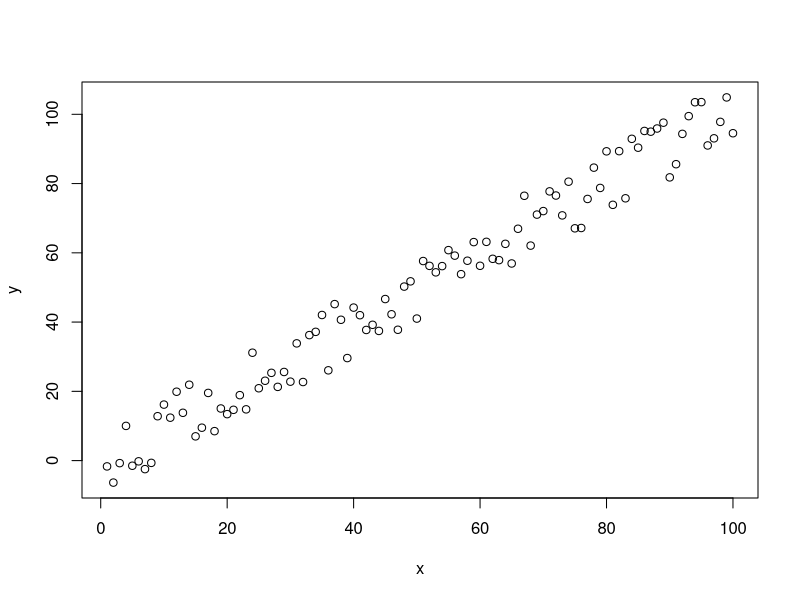
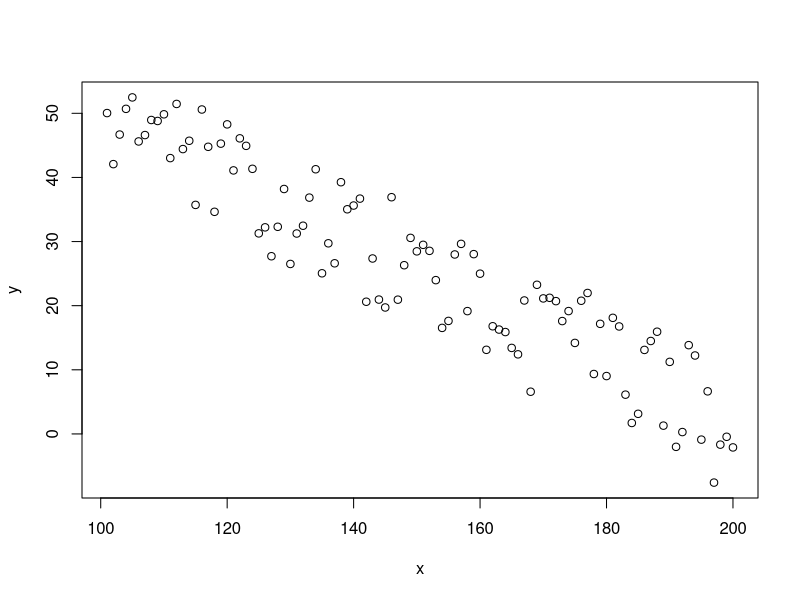
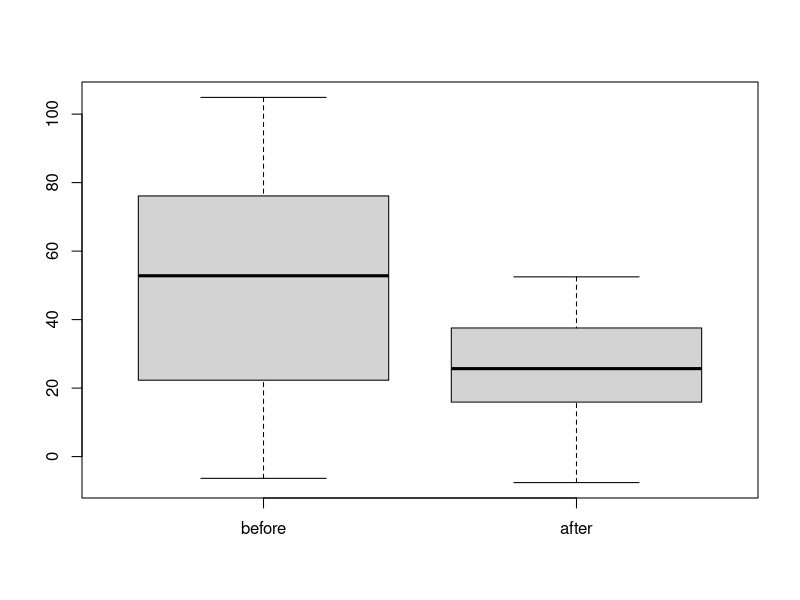
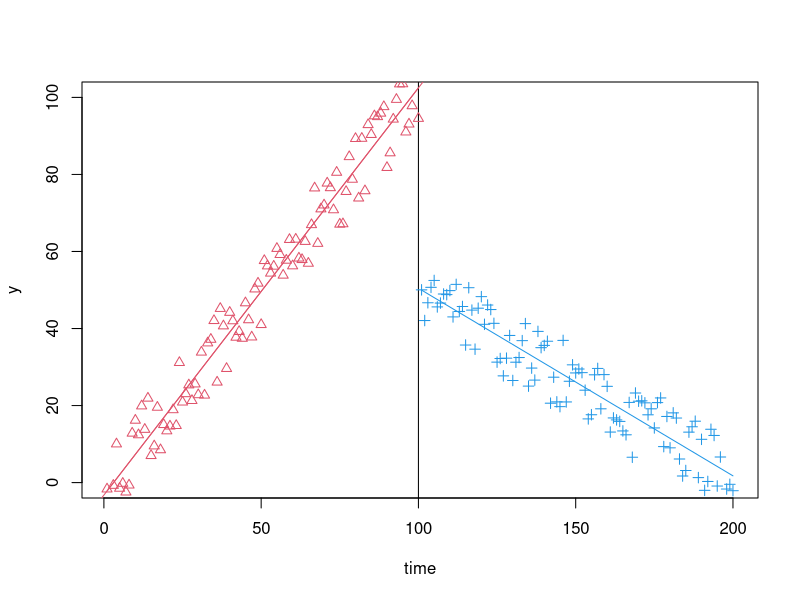
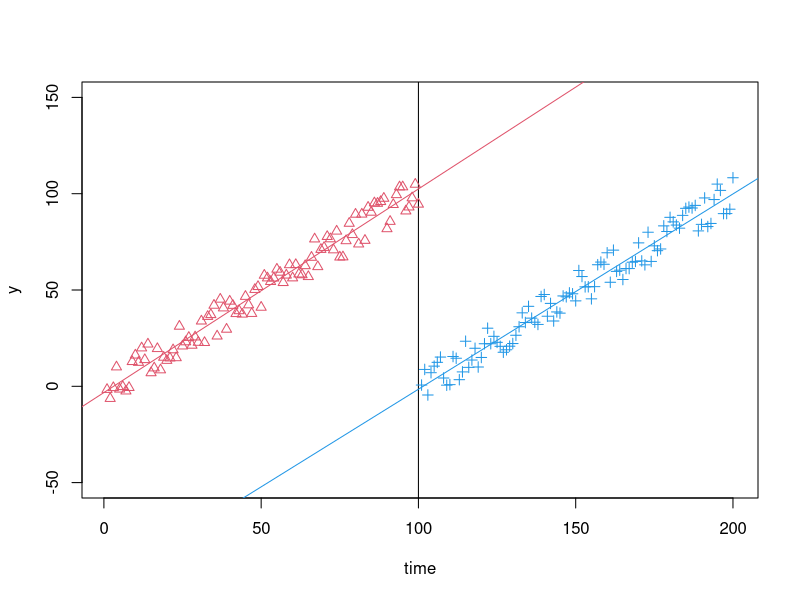
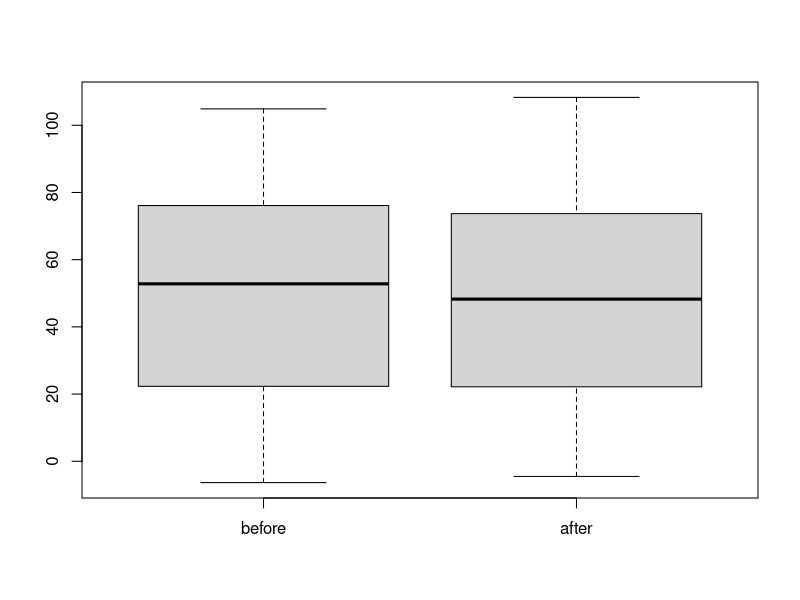
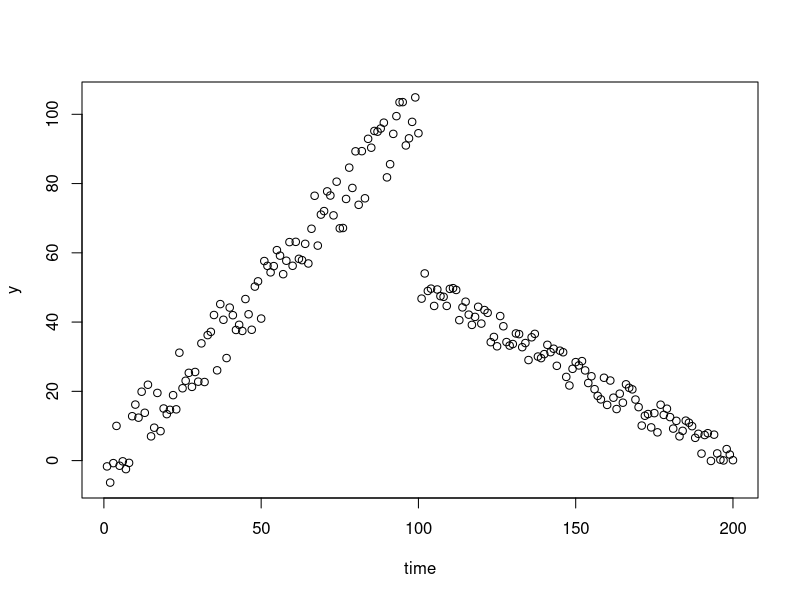
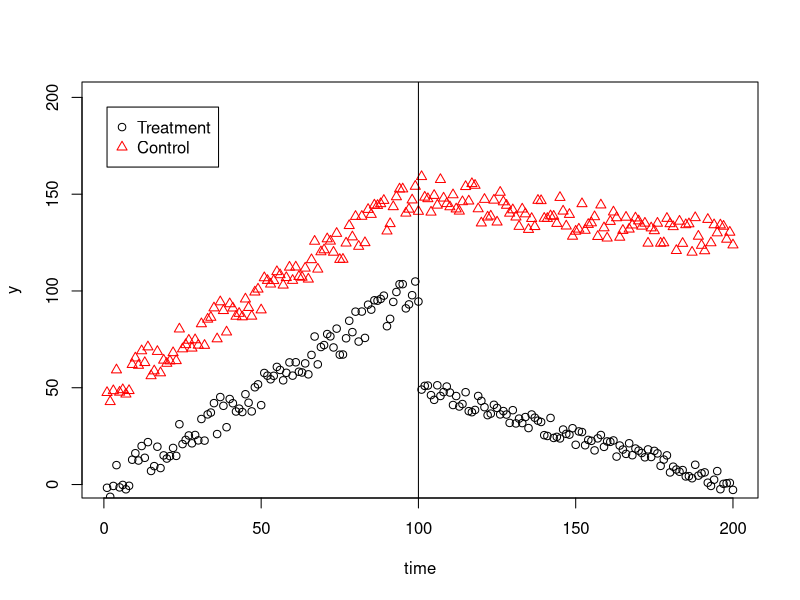

Write the R code that produced these figures, in order.
## ---- chunk 1
j = 50

a = data.frame(x=1:100, y=jitter(1:100, j))
plot(a)
## ---- chunk 2
b = data.frame(x=101:200, y=jitter(100:1, j))
bb = data.frame(x=101:200, y=jitter(seq(50,0.5,-0.5), 100))
plot(bb)
## ---- chunk 3
boxplot(list(before=a$y,after=bb$y))
t.test(a$y,b$y)
## ---- chunk 4
plot(x=1:200, y=rep(1,200), type="n", ylim=c(0,100), 
     xlab="time", ylab="y")
abline(v=100)
points(a$x, a$y, pch=2, col=2)
points(bb$x, bb$y, pch=3, col=4)

abline(lm(y~x, data=a), col=2)
lines(x=1:100, y=lm(y~x, data=a)$fit, col=2)
# abline(lm(y~x, data=bb), col=4)
lines(x=101:200, y=lm(y~x, data=bb)$fit, col=4)
## ---- chunk 5
a2 = data.frame(x=101:200, y=jitter(1:100, j))

plot(x=1:200, y=rep(1,200), type="n", ylim=c(-50,150), 
     xlab="time", ylab="y")
abline(v=100)
points(a$x, a$y, pch=2, col=2)
points(a2$x, a2$y, pch=3, col=4)

abline(lm(y~x, data=a), col=2)
abline(lm(y~x, data=a2), col=4)
## ---- chunk 6
boxplot(list(before=a$y,after=a2$y))
t.test(a$y,a2$y)
## ---- chunk 7
m = rbind(a, data.frame(x=101:200, y=jitter(seq(50,0.5,-0.5), j)))
plot(m$x, m$y, xlab="time", ylab="y")
## ---- chunk 8
summary(lm(y~x, data=m))
## ---- chunk 9
m$time = m$x
m$intervention = m$time > 100
m$time_after_intervention = ifelse(m$time > 100, m$time - 100, 0)

m$time
m$intervention
m$time_after_intervention

rdd = lm(y ~ time + intervention + time_after_intervention, data=m)
summary(rdd)

## ---- chunk 10
rdd2 = lm(y ~ time * intervention, data=m)
summary(rdd2)
## ---- chunk 11
a2 = a
names(a2) = c("x","yt")
df = rbind(a2, data.frame(x=101:200, yt=jitter(seq(50,0.5,-0.5), j)))
df$yc = jitter(50) + df$yt
df[df$x>=100,]$yc = jitter(seq(150,125,-0.25), 4*j)

{
  plot(df$x, type="n", xlab="time", ylab="y")
  points(df$x, df$yt)
  points(df$x, df$yc, col = "red", pch=2)
  legend(1, 195, legend=c("Treatment", "Control"),
       col=c("black", "red"), pch=c(21,2))
  abline(v=100)
}
## ---- chunk 12
dfm = data.frame(time = df$x, y = c(df[c("x","yt")]$yt,df[c("x","yc")]$yc))

dfm$group = c(rep("treated",200), rep("control",200))
dfm$intervention = dfm$time > 100
dfm$time_after_intervention = ifelse(dfm$time > 100, dfm$time - 100, 0)

rdd2c = lm(y ~ time 
           + intervention 
           + time_after_intervention 
           + group
           + group:time
           + group:intervention
           + group:time_after_intervention
           , data=dfm)
summary(rdd2c)
## ---- chunk 13
simple_ts = lm(y ~ time, data=m)
plot(resid(simple_ts))

# alternatively
acf(resid(simple_ts))
## ---- chunk 14
library(lmtest)
dwtest(m$y ~ m$time)
